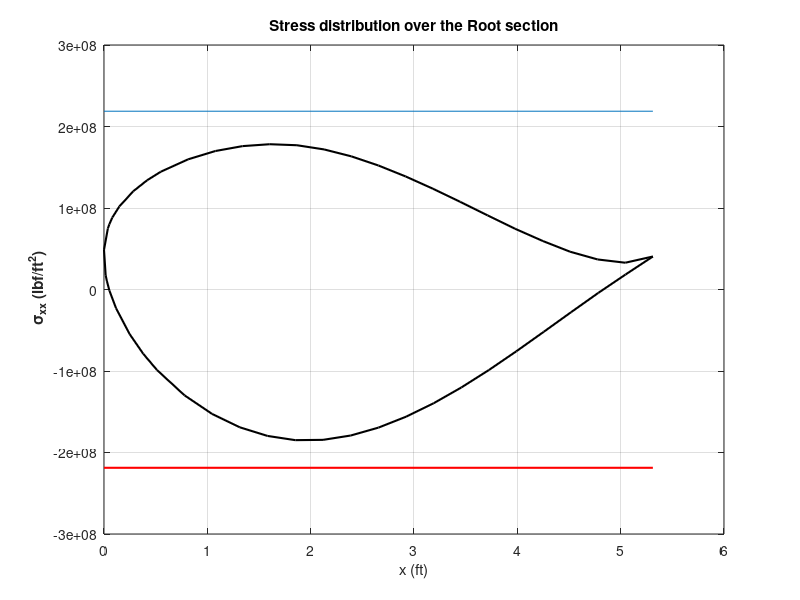
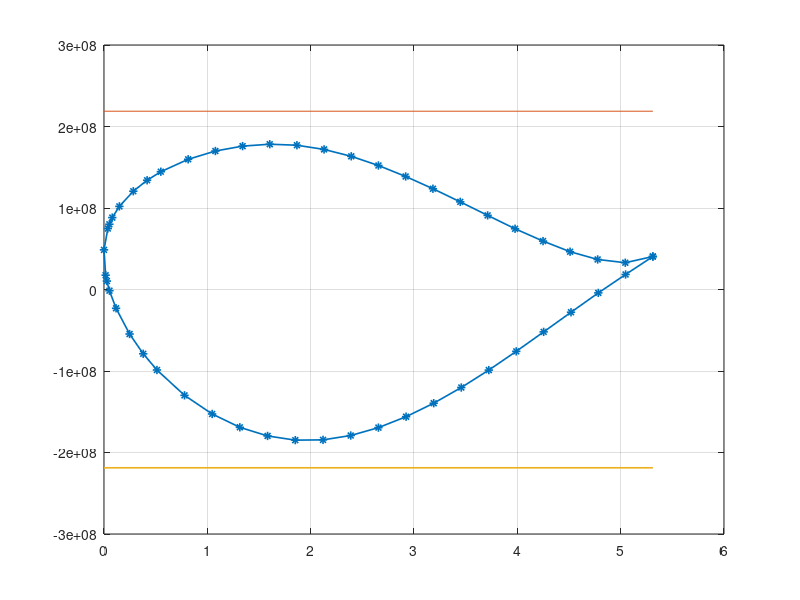

Recreate these plots in MATLAB, in order. (Note: this script raises an error after producing the figures.)
clc; clear all ;

%%
load('loads.mat') ;
a = load('n63415-il.dat') ;
c = 1.6190*3.28084 ;
z = -a(:,1)'*c*0.01;
y = a(:,2)'*c*0.01;
spar1_ytop = 0.1517*3.28084;
spar1_ybot = -0.08855*3.28084;
spar1_z = -0.3*c;
spar2_ytop = 0.09546*3.28084;
spar2_ybot = -0.031975*3.28084;
spar2_z = -0.7*c;
b1 = 0.1*(spar1_ytop - spar1_ybot);
b2 = 0.1*(spar2_ytop - spar2_ybot);

%% Thicknesses and Modulus
%  ^ y
%  |
%  |_________> z
% 
tw = 0.002*3.28084;
tf = tw/2; 
tsc = 2*0.001*3.28084;
hw1 = (spar1_ytop-spar1_ybot-2*(tf+tsc));
hw2 = (spar2_ytop-spar2_ybot-2*(tf+tsc));
E_al = 1.5351*10^9*32.1522; %lbf/ft^2 
E_steel = 4.2*10^9*32.1522; %lbf/ft^2 
E_star = E_steel/E_al;
ybar = [(spar1_ytop+spar1_ybot)/2,(spar2_ytop+spar2_ybot)/2];
zbar = [spar1_z,spar2_z];
%% for skin
t_skin = 1e-3*3.28084 ; %         ft
E_skin = E_al;              % Skin Material 2024T3 Aluminium
E_ref = E_al ;

% z = wingdata(:,1)*chord/100;
% y = wingdata(:,2)*chord/100;

for j=1 : (length(y)-1)
    s = sqrt((y(j)-y(j+1))^2 + ((z(j)-z(j+1))^2));
    EdA_star_skin(j) = s*t_skin*(E_skin/E_ref);
    ydA_star(j) = EdA_star_skin(j)*0.5*(y(j)+y(j+1));
    zdA_star(j) = EdA_star_skin(j)*0.5*(z(j)+z(j+1));
%     y2dA_star(j) = ydA_star(j)*0.5*(y(j)+y(j+1));
%     z2dA_star(j) = zdA_star(j)*0.5*(z(j)+z(j+1));
%     yzdA_star(j) = zdA_star(j)*0.5*(y(j)+y(j+1));
end

Sigma_EA_skin = sum(EdA_star_skin);
y_cent_skin = sum(ydA_star)/Sigma_EA_skin;
z_cent_skin = sum(zdA_star)/Sigma_EA_skin;
% Iz_skin = sum(y2dA_star);
% Iy_skin = sum(z2dA_star);
% Iyz_skin = sum(yzdA_star);

%% Areas of individual parts
A1 = [b1*tsc,b1*tsc,b1*tf,b1*tf,tw*hw1];
A2 = [b2*tsc,b2*tsc,b2*tf,b2*tf,tw*hw2];
E = [E_steel,E_steel,E_al,E_al,E_al];
E_star_spar = (1/E_al).*E ;

%% Finding spar centroid
EA_star_spar_i = [dot(A1,E_star_spar),dot(A2,E_star_spar)];
Sigma_EA_star = sum(EA_star_spar_i) ;
y_cent_spar = dot(EA_star_spar_i,ybar)/Sigma_EA_star ;
z_cent_spar = dot(EA_star_spar_i,zbar)/Sigma_EA_star;

%% Adding stringers   <----- change no of stringer
z_stinger=[z(12),z(9),z(40),z(43)]; % ,z(22),z(31),z(3),z(49)
y_stinger=[y(12),y(9),y(40),y(43)]; % ,y(22),y(31),y(3),y(49)
no_of_stringer = length(z_stinger) ;

%% Stringer centroid 
A_stringer = 4*b1*tsc ; % in ft^2
E_star_stgr = E_steel/E_al ;
EA_star_stgr = A_stringer*E_star_stgr ;
Sigma_EA_stgr = no_of_stringer*EA_star_stgr ;
y_cent_stgr = EA_star_stgr*(sum(y_stinger))/(Sigma_EA_stgr) ;
z_cent_stgr = EA_star_stgr*(sum(z_stinger))/(Sigma_EA_stgr) ;

%% Centroid of spar and stringer and Skin
y_cent = (y_cent_spar*Sigma_EA_star + y_cent_stgr*Sigma_EA_stgr + y_cent_skin*Sigma_EA_skin)/(Sigma_EA_star+Sigma_EA_stgr+Sigma_EA_skin ) ;
z_cent = (z_cent_spar*Sigma_EA_star + z_cent_stgr*Sigma_EA_stgr + z_cent_skin*Sigma_EA_skin)/(Sigma_EA_star+Sigma_EA_stgr+Sigma_EA_skin) ;


%% Finding MOI of spars
Izz1 = 2*((E_star*(b1*tsc^3/12))+(A1(1)*E_star*((tsc+2*tf+hw1)/2)^2))+ 2*(((b1*tf^3/12))+(A1(3)*((tw/4)+(hw1/2))^2))+ (tw*hw1^3/12);
Iyy1 = 2*E_star*(tsc*b1^3/12)+2*(tf*b1^3/12)+ (hw1*tw^3/12);
Izz2 = 2*((E_star*(b2*tsc^3/12))+(A2(1)*E_star*((tsc+2*tf+hw1)/2)^2))+ 2*(((b2*tf^3/12))+(A2(3)*((tw/4)+(hw2/2))^2))+ (tw*hw2^3/12);
Iyy2 = 2*E_star*(tsc*b2^3/12)+2*(tf*b2^3/12)+ (hw2*tw^3/12);

%% MOI of spars about neutral axis
Iyy_spar = Iyy1+ (EA_star_spar_i(1))*(zbar(1)-z_cent)^2 + Iyy2+ (EA_star_spar_i(2))*(zbar(2)-z_cent)^2 ;
Izz_spar = Izz1+ (EA_star_spar_i(1))*(ybar(1)-y_cent)^2 + Izz2+ (EA_star_spar_i(2))*(ybar(2)-y_cent)^2 ;
Iyz_spar = ((EA_star_spar_i(1))*(ybar(1)-y_cent)*(zbar(1)-z_cent) + (EA_star_spar_i(2))*(zbar(2)-z_cent)*(ybar(2)-y_cent)) ;

%% MOI of stinger about neutral axis
Iyy_stingers = EA_star_stgr*( norm(z_stinger - z_cent*linspace(1,1,length(z_stinger))) )^2 ;
Izz_stingers = EA_star_stgr*( norm(y_stinger - y_cent*linspace(1,1,length(y_stinger))) )^2 ;
Iyz_stringer = EA_star_stgr*( dot((z_stinger - z_cent*linspace(1,1,length(z_stinger))),(y_stinger - y_cent*linspace(1,1,length(y_stinger)))) ) ;

%% MOI of Skin about neutral axis
z_wrt_cent = ((z(1:length(z)-1) - z_cent*linspace(1,1,length(z)-1)).^2) ;
y_wrt_cent = ((y(1:length(z)-1) - y_cent*linspace(1,1,length(z)-1)).^2);
yz_wrt_cent = ( ((z(1:length(z)-1) - z_cent*linspace(1,1,length(z)-1))).*(y(1:length(y)-1) - y_cent*linspace(1,1,length(y)-1)) ) ;
Iyy_skin = dot (EdA_star_skin, z_wrt_cent) ;
Izz_skin = dot (EdA_star_skin, y_wrt_cent) ;
Iyz_skin = dot (EdA_star_skin, yz_wrt_cent);


%% Total MOI stringers + spars
Iyy_total= Iyy_spar + Iyy_stingers + Iyy_skin;
Izz_total= Izz_spar + Izz_stingers + Izz_skin;    
Iyz_total= Iyz_spar + Iyz_stringer +Iyz_skin;

%% Finding V_xx, W_xx
A = [-E_al*Iyz_total,-E_al*Iyy_total ; E_al*Izz_total,E_al*Iyz_total];
M = [M_y_due_to_D(1),M_z_due_to_L(1)];

v = A\M';

%% Finding sigma_xx
F_S = 1.5 ;
epsilon_xx= (-(y-y_cent)*v(1)-(z-z_cent)*v(2));  %conversion from meter to feet
sigma_xx= F_S*E_al*epsilon_xx;
sigma_yield_pos = 32.1522.*[6804000,6804000]; %lbf/ft^2 
sigma_yield_neg = -32.1522.*[6804000,6804000]; %lbf/ft^2 
z1=[-5.3117,0];

width_val = 1.5 ;
figure(7)
plot(-z,sigma_xx,'k','linewidth',width_val)
hold on ; 
plot(-z1,sigma_yield_pos,-z1,sigma_yield_neg,'r','linewidth',width_val);
title('Stress distribution over the Root section');
xlabel('x (ft)');
ylabel('\bf \sigma_{xx} (lbf/ft^2)');
grid on

epsilon_xx = (-(y-y_cent)*v(1)-(z-z_cent)*v(2));  %conversion from meter to feet
sigma_xx = F_S*E_al*epsilon_xx;



%% Plotting sigma_xx
figure(8)
plot(-z,sigma_xx,'-*', 'Linewidth', 1.2)
hold on ; 
plot(-z1,sigma_yield_pos,-z1,sigma_yield_neg,'Linewidth', 1.2);
grid on ;

ax = gca;
ax.FontSize = 14;
ax.XAxis.LineWidth = 1.2;
ax.YAxis.LineWidth = 1.2;
set(gcf, 'Position',  [100, 100, 900, 600]);
title('\sigma_{xx} distribution on the surface of the airfoil');
xlabel('x(ft)');
ylabel('\sigma_{xx}(in lbf/ft^2)');


